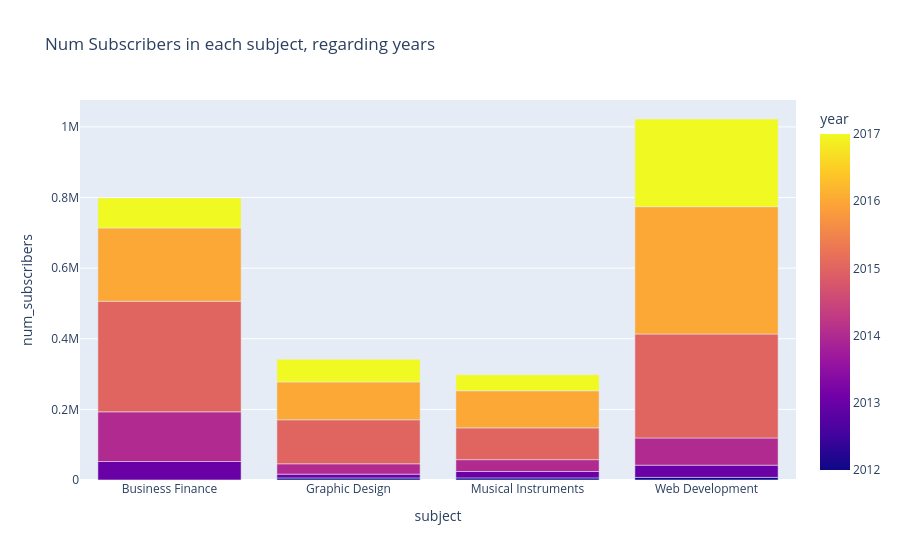

Here is the notebook cell this chart was saved with:
### Code cell
px.bar(
    data_frame=df.groupby(['subject','year'])['num_subscribers'].sum().reset_index(),
    x='subject',
    y='num_subscribers',
    color='year',
    title='Num Subscribers in each subject, regarding years'
)

### Figure 1 — Plotly figure (JSON) as saved in the notebook; plotly's stock layout.template omitted (floating-point values rounded to 4 significant figures)
{"data": [{"hovertemplate": "subject=%{x}<br>num_subscribers=%{y}<br>year=%{marker.color}<extra></extra>", "legendgroup": "", "marker": {"color": [2012, 2013, 2014, 2015, 2016, 2017, 2012, 2013, 2014, 2015, 2016, 2017, 2012, 2013, 2014, 2015, 2016, 2017, 2012, 2013, 2014, 2015, 2016, 2017], "coloraxis": "coloraxis", "pattern": {"shape": ""}}, "name": "", "orientation": "v", "showlegend": false, "textposition": "auto", "type": "bar", "x": ["Business Finance", "Business Finance", "Business Finance", "Business Finance", "Business Finance", "Business Finance", "Graphic Design", "Graphic Design", "Graphic Design", "Graphic Design", "Graphic Design", "Graphic Design", "Musical Instruments", "Musical Instruments", "Musical Instruments", "Musical Instruments", "Musical Instruments", "Musical Instruments", "Web Development", "Web Development", "Web Development", "Web Development", "Web Development", "Web Development"], "xaxis": "x", "y": [193, 52212, 140692, 313189, 207485, 85183, 5741, 10831, 29276, 124743, 107128, 64400, 5977, 18095, 33509, 90067, 105113, 45131, 7375, 34679, 76962, 294447, 360667, 248335], "yaxis": "y"}], "layout": {"barmode": "relative", "coloraxis": {"colorbar": {"title": {"text": "year"}}, "colorscale": [[0, "#0d0887"], [0.1111, "#46039f"], [0.2222, "#7201a8"], [0.3333, "#9c179e"], [0.4444, "#bd3786"], [0.5556, "#d8576b"], [0.6667, "#ed7953"], [0.7778, "#fb9f3a"], [0.8889, "#fdca26"], [1, "#f0f921"]]}, "legend": {"tracegroupgap": 0}, "title": {"text": "Num Subscribers in each subject, regarding years"}, "xaxis": {"anchor": "y", "domain": [0, 1], "title": {"text": "subject"}}, "yaxis": {"anchor": "x", "domain": [0, 1], "title": {"text": "num_subscribers"}}}}
